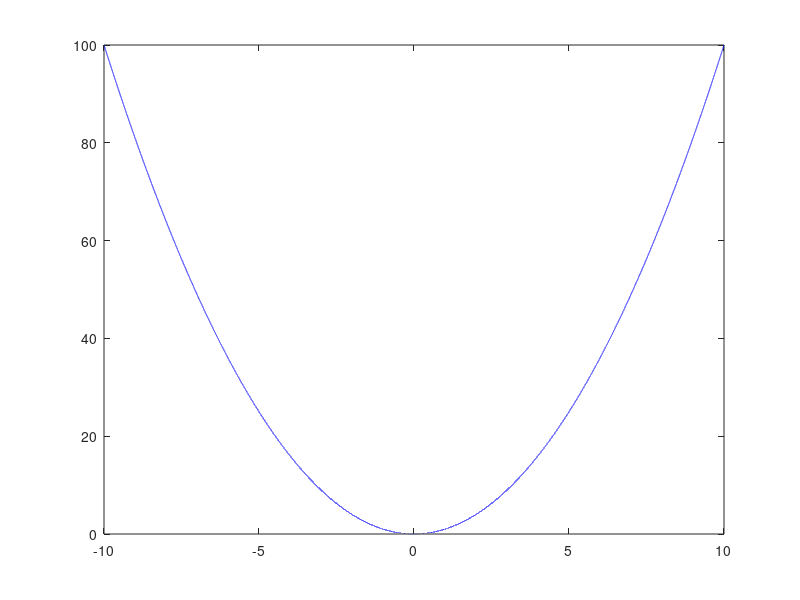

This figure's MATLAB source: (Note: this script raises an error after producing the figure.)
clc
clf

precision = 100;
% this value determines the accuracy of the result

x = linspace( - 10, 10, 100001);
% we have to put a very high value for linspace to prevent
% some gap during the calculations
y = x.^2;
y_fun = @(x) x.^2;
min = - 5;
max = 7.5;
interval = max - min;
int = 0;
dx = interval / precision;

plot(x, y, "b")
yline(0)
xline(min)
xline(max)
title("y(x)")
xlabel("x")
ylabel("y(x)")
legend("y(x)")

% here, we are using the rectangle method to find an
% aproximation of the integral of the function, then we
% compare with the exact value

for i = 0 : precision

	int = int + y(x == (min + i * dx)) * dx;
	% for each dx, we are computing the area of a
	% rectangle :
	% y(dx) * dx
	% height * width
	% we also have to add the dx to compute the next
	% rectangle

end

disp(" The aproximated value is : " + int + ", with a precison of " + precision)
disp(" The true value is : " + integral(y_fun, min, max))

% we can see that the values are relatively close, since
% calculating areas of rectangles is something easy and
% easly computable through a computer, it is a verry
% efficient way to get an aproximation
